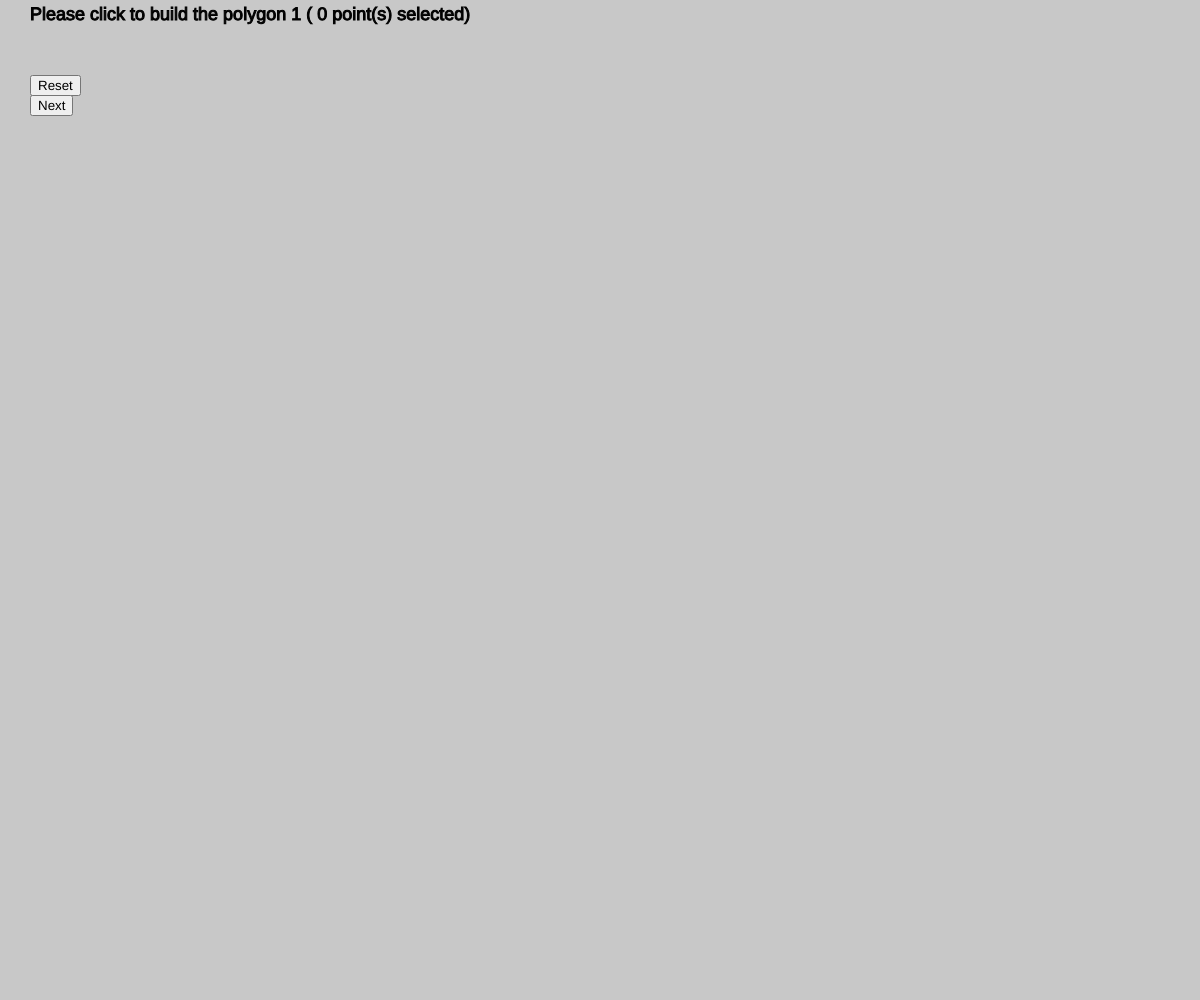
Frame 1 (no input)
Frame 60 (no input): identical to frame 1, image omitted
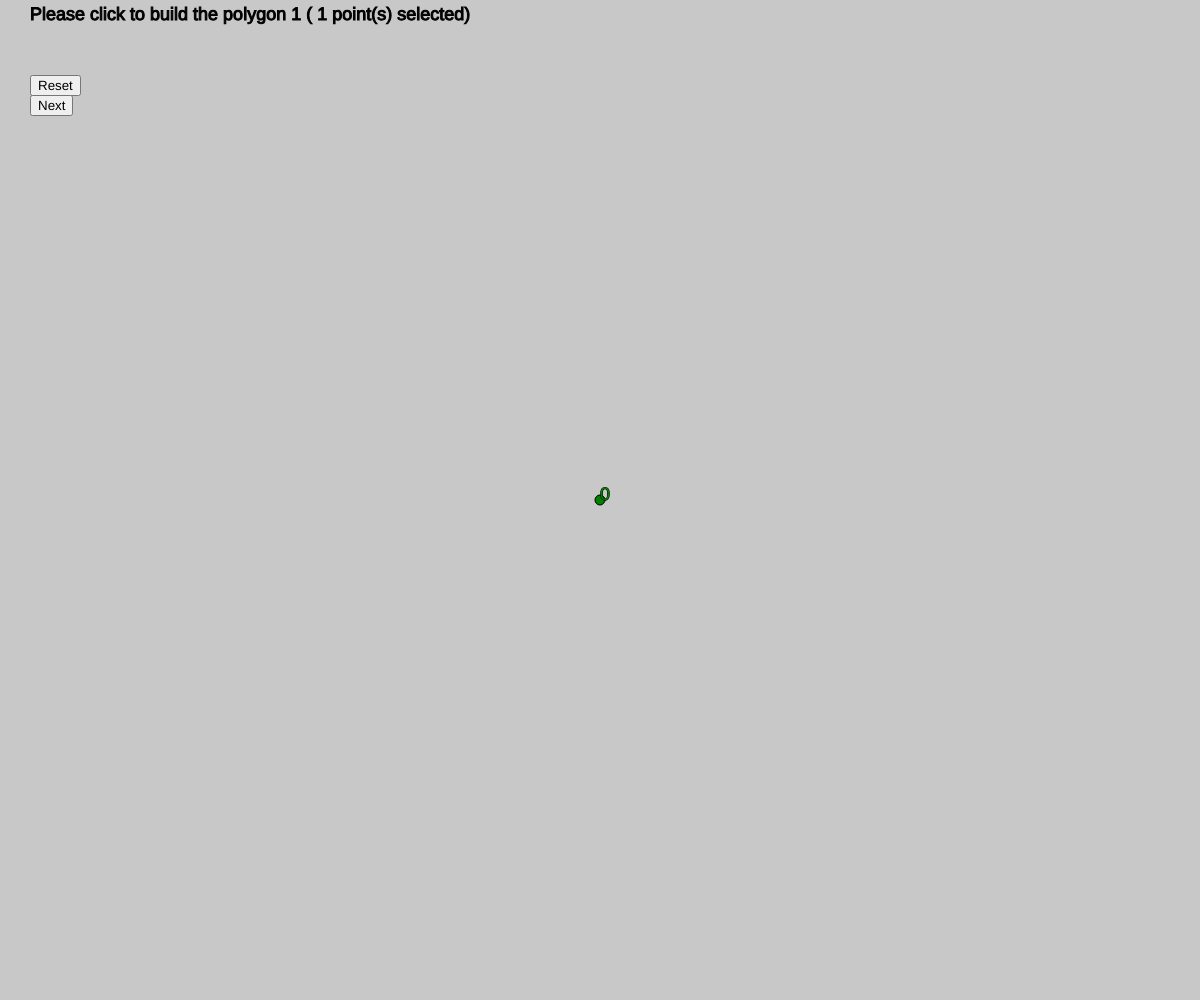
Frame 120 (the mouse pressed at the canvas centre since frame 60)

The p5.js sketch that drew these frames (run headless with seeded random() and noise() and a simulated clock; from frame 60 on, the mouse is pressed at the canvas centre):

// p5.js sketch
// ── sketch.js
/* eslint-disable no-undef, no-unused-vars */

// homework 3
// Laurie Van Bogaert
// First select points to form a polygon
// then press "Find an ear" to find a ear in the polygon
// To triangulate the polygon either press the button "Find an ear" multiple time
// or the button "Triangulate" to triangulate the polygon in one time.
// press reset to choose a new polygon

class Point {
  constructor(x, y) {
    this.x = x;
    this.y = y;
    this.isSelected = false;
  }
  clone() {
    return new Point(this.x, this.y);
  }
}
class Triangle {
  constructor(pt1, pt2, pt3) {
    this.pt1 = pt1;
    this.pt2 = pt2;
    this.pt3 = pt3;
  }
}
class Edge {
  constructor(pt1, pt2) {
    this.start = pt1;
    this.end = pt2;
  }
  intersect(edge2) {
    //return true if this edgede and edge2 intersect
    let a1 = orientation(this.start, this.end, edge2.start);
    let a2 = orientation(this.start, this.end, edge2.end);
    if (a1 !== ALIGNED && a2 !== ALIGNED && a1 !== a2) {
      let b1 = orientation(edge2.start, edge2.end, this.start);
      let b2 = orientation(edge2.start, edge2.end, this.end);
      if (b1 !== ALIGNED && b2 !== ALIGNED && b1 !== b2) {
        return true;
      }
    }
    return false;
  }
}
class Polygon {
  constructor() {
    this.vertices = [];
    this.edges = [];
  }
  addNewVertice(pt) {
    var ok = true;
    if (this.vertices.length > 0) {
      if (
        this.vertices[this.vertices.length - 1].x === pt.x &&
        this.vertices[this.vertices.length - 1].y === pt.y
      ) {
        ok = false;
      }
      if (this.vertices.length > 1) {
        if (
          this.vertices[this.vertices.length - 2].x === pt.x &&
          this.vertices[this.vertices.length - 2].y === pt.y
        ) {
          ok = false;
        }
        if (
          determinant(
            this.vertices[this.vertices.length - 2],
            this.vertices[this.vertices.length - 1],
            pt
          ) === 0
        ) {
          ok = false;
        }
      }
    }
    if (this.vertices.length > 0 && ok) {
      this.addEdge(this.vertices[this.vertices.length - 1], pt);
    }
    if (ok) {
      this.vertices.push(pt);
    }
    //console.log(this.vertices.length);
  }
  addEdge(pt1, pt2) {
    //this.edges.push([pt1, pt2]);
    this.edges.push(new Edge(pt1, pt2));
  }
  draw() {
    //console.log("a");
    for (let i = 0; i < this.vertices.length; i++) {
      //console.log("a");
      if (this.vertices[i].isSelected) {
        fill("orange");
      } else {
        fill("green");
      }

      ellipse(this.vertices[i].x, this.vertices[i].y, pointSize, pointSize);
      text(str(i), this.vertices[i].x, this.vertices[i].y);
    }
    for (let i = 0; i < this.edges.length; i++) {
      line(
        this.edges[i].start.x,
        this.edges[i].start.y,
        this.edges[i].end.x,
        this.edges[i].end.y
      );
    }
  }
  clone() {
    //make a clone of the polygon
    var poly = new Polygon();
    for (let i = 0; i < this.vertices.length; i++) {
      poly.addNewVertice(this.vertices[i].clone());
    }
    poly.addEdge(poly.vertices[0], poly.vertices[poly.vertices.length - 1]);
    return poly;
  }
  checkSelfIntersect() {
    for (let i = 0; i < this.edges.length; i++) {
      for (let j = 0; j < this.edges.length; j++) {
        if (i !== j) {
          let check = this.edges[i].intersect(this.edges[j]);
          if (check) {
            return true;
          }
        }
      }
    }
    return false;
  }
  makeLeftTurn() {
    //check if the polygon follow right turn convention or left turn
    //if it is right turn, the list is reversed to get a left turn

    let id = this.findMinX();
    console.log("ahhh");
    let leftId = id - 1 < 0 ? this.vertices.length + (id - 1) : id - 1;
    let rightId =
      id + 1 > this.vertices.length - 1
        ? id + 1 - this.vertices.length
        : id + 1;
    //left-most point is always convex.
    var orient = orientation(
      this.vertices[leftId],
      this.vertices[id],
      this.vertices[rightId]
    );
    if (orient === RIGHT) {
      this.vertices.reverse();
      this.edges.reverse();
      for (let j = 0; j < this.edges.length; j++) {
        let temp = this.edges[j].start;
        this.edges[j].start = this.edges[j].end;
        this.edges[j].end = temp;
      }
    }
  }
  findMinX() {
    let minPt = this.vertices[0];
    let minXPtId = 0;
    for (let i = 0; i < this.vertices.length; i++) {
      if (this.vertices[i].x < minPt.x) {
        minPt = this.vertices[i];
        minXPtId = i;
      }
    }
    console.log("min:" + str(minXPtId));
    return minXPtId;
  }
}
function findCompatibleTriangulation(tri, poly) {
  let edge1 = poly.edges[0];
}

/*
function findMinX() {
  var minPt = points[0];
  for (i = 0; i < points.length; i++) {
    if (points[i].x < minPt.x) {
      minPt = points[i];
      minXPtId = i;
    }
  }
  return minPt;
}
*/

//var points = []; //list of pts
//var pointsOk = []; //list of already processed pts
//var triangles = []; //list of triangles
var noClick = false;
var selectedPoint = null;
//var computeTri = false;
//var minXPt = null;
//var minXPtId = null;
//some constants
const LEFT = "LEFT";
const ALIGNED = "ALIGNED";
const RIGHT = "RIGHT";

const INSIDE = "INSIDE";
const OUTSIDE = "OUTSIDE";

var poly1 = new Polygon();
var poly2;
var errorMessage = "";
var phase = 0;
var pointSize = 10;

function setup() {
  //create the buttons
  createCanvas(windowWidth, windowHeight);
  //create a reset button to reset the selection
  button = createButton("Reset");
  button.position(30, 75);
  button.mousePressed(reset);
  button2 = createButton("Next");
  button2.position(30, 95);
  button2.mousePressed(next);
  //button3 = createButton("Triangulate");
  //button3.position(30, 115);
  //button3.mousePressed(triangulate);
  fill("black");
  textSize(40);
}

function next() {
  noClick = true;
  if (phase === 0 && poly1.vertices.length > 2) {
    //TODO some check
    poly1.addEdge(poly1.vertices[0], poly1.vertices[poly1.vertices.length - 1]);
    let check = poly1.checkSelfIntersect();
    if (check) {
      errorMessage = "The polygon must be a simple polygon. Please reset.";
    } else {
      //no intersection
      errorMessage = "";
      poly1.makeLeftTurn();
      poly2 = poly1.clone();
      phase += 1;
    }
  } else if (phase === 1) {
    let check = poly2.checkSelfIntersect();
    if (check) {
      errorMessage = "The polygon 2 must be a simple polygon.";
    } else {
      errorMessage = "";
      poly2.makeLeftTurn();
      phase += 1;
    }
  }
}
function reset() {
  //clear the arrays for the reset
  noClick = true;
  phase = 0;
  poly1.vertices.length = 0;
  poly1.edges.length = 0;
  errorMessage = "";
  //var poly1 = new Polygon();
}

function getText() {
  if (phase === 0) {
    return (
      "Please click to build the polygon 1 ( " +
      poly1.vertices.length +
      " point(s) selected)"
    );
  } else if (phase === 1) {
    return "Drag and drop points to build the polygon 2 ";
  } else {
    return "TODO";
  }
}
function draw() {
  //draw the polygons, points, ...
  background(200);
  stroke("black");
  fill("black");
  textSize(18);

  text(getText(), 30, 20);
  stroke("red");
  fill("red");
  text(errorMessage, 30, 50);
  stroke("black");
  fill("black");
  if (phase === 0) {
    poly1.draw();
  } else if (phase === 1) {
    poly2.draw();
  } else if (phase === 2) {
    poly2.draw();
  }

  /*
  if (computeTri) {
    text('press "Find an ear" to find a ear in the polygon', 30, 20);
    text(
      'To triangulate the polygon either press the button "Find an ear" multiple time',
      30,
      40
    );
    text('or the button "Triangulate" one time.', 30, 60);
  } else {
    text(
      "Please click to select the polygon ( " +
        points.length +
        " point(s) selected)",
      30,
      50
    );
  }*/

  /*
  for (i = 0; i < points.length; i++) {
    if (points[i] === minXPt) {
      fill("orange"); //get color
    } else {
      fill("green"); //get color
    }
    ellipse(points[i].x, points[i].y, 10, 10);
    text(str(i), points[i].x, points[i].y);
    //trace the line for the triangle
    if (i < points.length - 1) {
      line(points[i].x, points[i].y, points[i + 1].x, points[i + 1].y); //trace lines
    }
    if (i === points.length - 1) {
      line(
        points[0].x,
        points[0].y,
        points[points.length - 1].x,
        points[points.length - 1].y
      ); //trace lines
    }
  }
  fill("black");
  stroke("red");
  for (i in triangles) {
    var tri = triangles[i];
    line(tri.pt1.x, tri.pt1.y, tri.pt2.x, tri.pt2.y); //trace lines
    line(tri.pt3.x, tri.pt3.y, tri.pt2.x, tri.pt2.y); //trace lines
    line(tri.pt1.x, tri.pt1.y, tri.pt3.x, tri.pt3.y); //trace lines
  }
  for (i in pointsOk) {
    fill("grey");
    ellipse(pointsOk[i].x, pointsOk[i].y, 10, 10);
  }
  */
}
/*
function triangulate() {
  //call findAnEar multiple time until the polygon is triangulated
  while (points.length > 0) {
    findAnEar();
  }
}
function findAnEar() {
  //find an ear, create a triangle and remove the point from the list of points
  if (!computeTri) {
    checkLeftTurn();
  }
  computeTri = true;
  for (i = 0; i < points.length; i++) {
    var central = points[i];
    var previous = getPt(i - 1, points);
    var next = getPt(i + 1, points);
    var testOk = checkEar(i);
    if (testOk) {
      triangles.push(new Triangle(previous, central, next));
      pointsOk.push(central);
      points.splice(i, 1);
      console.log(points.length);
      if (points.length === 3) {
        triangles.push(new Triangle(points[0], points[1], points[2]));
        pointsOk.push(points[0]);
        pointsOk.push(points[1]);
        pointsOk.push(points[2]);
        points.length = 0;
        console.log("last Triangle");
      }
      break;
    }
  }
}
function checkEar(n) {
  //check if the point at position n is an ear
  var previous = getPt(n - 1, points);
  var next = getPt(n + 1, points);
  var central = points[n];
  var earOrient = orientation(previous, next, central);
  if (earOrient === LEFT) {
    console.log("bad orient");
    return false;
  }
  for (j = 0; j < points.length; j++) {
    if (
      j !== getCorrectedId(n - 1, points) &&
      j !== getCorrectedId(n + 1, points) &&
      j !== n
    ) {
      console.log("j: " + str(j) + " n: " + str(n));
      //var test = orientation(previous, next, points[j]);
      var test = testInside(previous, central, next, points[j]);
      if (test === INSIDE) {
        return false;
      }
    }
  }
  return true;
}
function testInside(one, two, three, four) {
  //the point will be inside if the orientation determinant are all left or right
  var first = determinant(one, two, four);
  var second = determinant(two, three, four);
  var third = determinant(three, one, four);
  if (first * second >= 0 && second * third >= 0 && third * first >= 0) {
    return INSIDE;
  } else {
    return OUTSIDE;
  }
}
function getCorrectedId(id, liste) {
  //get corrected id for the list (it cannot be smaller than 0 or larger than the list size)
  var len = liste.length;
  if (id < 0) {
    return len + id;
  } else if (id >= len) {
    return id - len;
  } else {
    return id;
  }
}
function getPt(id, liste) {
  //get corrected pt for the list (the indice cannot be smaller than 0 or larger than the list size)
  var len = liste.length;
  if (id < 0) {
    return liste[len + id];
  } else if (id >= len) {
    return liste[id - len];
  } else {
    return liste[id];
  }
}
*/
function orientation(a, b, c) {
  //return the orientation of the 3 points (left, aligned or right)
  var det = determinant(a, b, c);
  if (det > 0) {
    return RIGHT;
  } else if (det === 0) {
    return ALIGNED;
  } else {
    return LEFT;
  }
}
/*

function checkLeftTurn() {
  //check if the polygon follow right turn convention or left turn
  //if it is right turn, the list is reversed to get a left turn
  var leftMin = getPt(minXPtId - 1, points);
  var rightMin = getPt(minXPtId + 1, points);
  //left-most point is always convex.
  var orient = orientation(leftMin, minXPt, rightMin);
  if (orient === RIGHT) {
    points.reverse();
  }
}
*/
function determinant(a, b, c) {
  //calculate the orientation determinant
  det = b.x * c.y - a.x * c.y + a.x * b.y - b.y * c.x + a.y * c.x - a.y * b.x;
  return det;
}

// This Redraws the Canvas when resized
windowResized = function () {
  resizeCanvas(windowWidth, windowHeight);
};

function selectPoint(x, y) {
  for (let i = 0; i < poly2.vertices.length; i++) {
    if (
      abs(poly2.vertices[i].x - x) <= pointSize &&
      abs(poly2.vertices[i].y - y) <= pointSize
    ) {
      poly2.vertices[i].isSelected = true;
      selectedPoint = poly2.vertices[i];
      break;
    }
  }
}
function mouseReleased() {
  if (!noClick && selectPoint !== null) {
    selectedPoint.isSelected = false;
    selectedPoint.x = mouseX;
    selectedPoint.y = mouseY;
    selectedPoint = null;
  }
}
function mousePressed() {
  //deal with click of the mouse
  if (noClick) {
    noClick = false;
  } else {
    if (phase === 0) {
      poly1.addNewVertice(new Point(mouseX, mouseY));
    } else if (phase === 1) {
      selectPoint(mouseX, mouseY);
    }
    //points.push(new Point(mouseX, mouseY));
    //minXPt = findMinX();
  }
}
